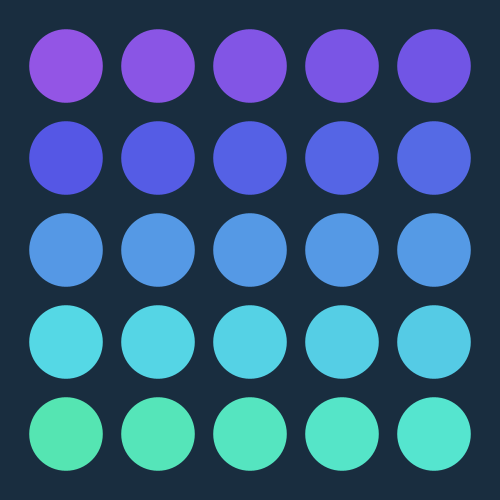
Frame 1 (no input)
Frame 60 (the mouse pressed at the canvas centre just before this capture): identical to frame 1, image omitted
Frame 120 (the mouse held since frame 60 and released just before this capture): identical to frame 1, image omitted

The Processing sketch that drew this single still picture (run headless with seeded random() and noise(); from frame 60 on, the mouse is pressed at the canvas centre):

// Processing sketch: sketch001
// ── sketch001.pde
color colors[] = new color[4];

void setup() {
  size(500, 500);
  colorMode(HSB, 360, 100, 100);
  ellipseMode(CENTER);
  noStroke();
  init();
}

void draw() {
  background(209, 60, 25);
  int padding = 20;
  int div = 5;
  float gap = float(width - 2 * padding) / div;
  float radius = gap * 0.8;

  for (int y = 0; y < div; y++) {
    float ry = y / float(div - 1);
    color c1 = lerpColor(colors[0], colors[1], ry);
    color c2 = lerpColor(colors[2], colors[3], ry);
    for (int x = 0; x < div; x++) {
      float rx = x / float(div - 1);
      color inter = lerpColor(c1, c2, rx);
      fill(inter);
      ellipse(padding + x * gap + gap/2, padding + y * gap + gap/2, radius, radius);
    }
  }
}

void init() {
  float saturation = random(50, 70);
  float offset = random(360);
  for (int i = 0; i < colors.length; i++) {
    int hue = int(offset + random(30, 180)) % 360;
    colors[i] = color(hue, saturation, 90);
  }
}

void keyPressed() {
  if (key == 's') {
    save("dist/sketch-" + timestamp() + ".png");
  } else if (key == 'r') {
    init();
  }
}

String timestamp() {
  return String.valueOf(System.currentTimeMillis());
}
